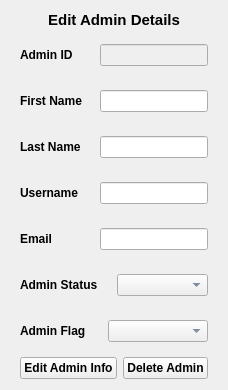
                           <widget class="QWidget" name="EditAdminWidget" native="true">
                            <property name="sizePolicy">
                             <sizepolicy hsizetype="MinimumExpanding" vsizetype="MinimumExpanding">
                              <horstretch>0</horstretch>
                              <verstretch>0</verstretch>
                             </sizepolicy>
                            </property>
                            <layout class="QVBoxLayout" name="verticalLayout_59">
                             <item>
                              <widget class="QLabel" name="label_35">
                               <property name="font">
                                <font>
                                 <pointsize>11</pointsize>
                                 <weight>75</weight>
                                 <bold>true</bold>
                                </font>
                               </property>
                               <property name="text">
                                <string>Edit Admin Details</string>
                               </property>
                               <property name="alignment">
                                <set>Qt::AlignCenter</set>
                               </property>
                              </widget>
                             </item>
                             <item>
                              <widget class="QWidget" name="widget_90" native="true">
                               <layout class="QHBoxLayout" name="horizontalLayout_74">
                                <item alignment="Qt::AlignLeft">
                                 <widget class="QLabel" name="label_41">
                                  <property name="font">
                                   <font>
                                    <weight>75</weight>
                                    <bold>true</bold>
                                   </font>
                                  </property>
                                  <property name="text">
                                   <string>Admin ID</string>
                                  </property>
                                  <property name="scaledContents">
                                   <bool>true</bool>
                                  </property>
                                 </widget>
                                </item>
                                <item>
                                 <widget class="QLineEdit" name="txtDashAdminID">
                                  <property name="enabled">
                                   <bool>false</bool>
                                  </property>
                                  <property name="sizePolicy">
                                   <sizepolicy hsizetype="Preferred" vsizetype="Preferred">
                                    <horstretch>0</horstretch>
                                    <verstretch>0</verstretch>
                                   </sizepolicy>
                                  </property>
                                  <property name="toolTip">
                                   <string>Admin ID</string>
                                  </property>
                                 </widget>
                                </item>
                               </layout>
                              </widget>
                             </item>
                             <item>
                              <widget class="QWidget" name="widget_101" native="true">
                               <layout class="QHBoxLayout" name="horizontalLayout_89">
                                <item alignment="Qt::AlignLeft">
                                 <widget class="QLabel" name="label_53">
                                  <property name="font">
                                   <font>
                                    <weight>75</weight>
                                    <bold>true</bold>
                                   </font>
                                  </property>
                                  <property name="text">
                                   <string>First Name</string>
                                  </property>
                                 </widget>
                                </item>
                                <item>
                                 <widget class="QLineEdit" name="txtDashAdminFname">
                                  <property name="sizePolicy">
                                   <sizepolicy hsizetype="Preferred" vsizetype="Preferred">
                                    <horstretch>0</horstretch>
                                    <verstretch>0</verstretch>
                                   </sizepolicy>
                                  </property>
                                 </widget>
                                </item>
                               </layout>
                              </widget>
                             </item>
                             <item>
                              <widget class="QWidget" name="widget_100" native="true">
                               <layout class="QHBoxLayout" name="horizontalLayout_86">
                                <item alignment="Qt::AlignLeft">
                                 <widget class="QLabel" name="label_50">
                                  <property name="font">
                                   <font>
                                    <weight>75</weight>
                                    <bold>true</bold>
                                   </font>
                                  </property>
                                  <property name="text">
                                   <string>Last Name</string>
                                  </property>
                                 </widget>
                                </item>
                                <item>
                                 <widget class="QLineEdit" name="txtDashAdminLname">
                                  <property name="sizePolicy">
                                   <sizepolicy hsizetype="Preferred" vsizetype="Preferred">
                                    <horstretch>0</horstretch>
                                    <verstretch>0</verstretch>
                                   </sizepolicy>
                                  </property>
                                 </widget>
                                </item>
                               </layout>
                              </widget>
                             </item>
                             <item>
                              <widget class="QWidget" name="widget_93" native="true">
                               <layout class="QHBoxLayout" name="horizontalLayout_83">
                                <item alignment="Qt::AlignLeft">
                                 <widget class="QLabel" name="label_47">
                                  <property name="font">
                                   <font>
                                    <weight>75</weight>
                                    <bold>true</bold>
                                   </font>
                                  </property>
                                  <property name="text">
                                   <string>Username</string>
                                  </property>
                                 </widget>
                                </item>
                                <item>
                                 <widget class="QLineEdit" name="txtDashAdminUsername">
                                  <property name="sizePolicy">
                                   <sizepolicy hsizetype="Preferred" vsizetype="Preferred">
                                    <horstretch>0</horstretch>
                                    <verstretch>0</verstretch>
                                   </sizepolicy>
                                  </property>
                                 </widget>
                                </item>
                               </layout>
                              </widget>
                             </item>
                             <item>
                              <widget class="QWidget" name="widget_92" native="true">
                               <layout class="QHBoxLayout" name="horizontalLayout_82">
                                <item alignment="Qt::AlignLeft">
                                 <widget class="QLabel" name="label_43">
                                  <property name="font">
                                   <font>
                                    <weight>75</weight>
                                    <bold>true</bold>
                                   </font>
                                  </property>
                                  <property name="text">
                                   <string>Email</string>
                                  </property>
                                 </widget>
                                </item>
                                <item>
                                 <widget class="QLineEdit" name="txtDashAdminEmail">
                                  <property name="sizePolicy">
                                   <sizepolicy hsizetype="Preferred" vsizetype="Preferred">
                                    <horstretch>0</horstretch>
                                    <verstretch>0</verstretch>
                                   </sizepolicy>
                                  </property>
                                 </widget>
                                </item>
                               </layout>
                              </widget>
                             </item>
                             <item>
                              <widget class="QWidget" name="widget_91" native="true">
                               <layout class="QHBoxLayout" name="horizontalLayout_75">
                                <item alignment="Qt::AlignLeft">
                                 <widget class="QLabel" name="label_42">
                                  <property name="font">
                                   <font>
                                    <weight>75</weight>
                                    <bold>true</bold>
                                   </font>
                                  </property>
                                  <property name="text">
                                   <string>Admin Status</string>
                                  </property>
                                 </widget>
                                </item>
                                <item>
                                 <widget class="QComboBox" name="txtDashAdminStatusCombo">
                                  <property name="sizePolicy">
                                   <sizepolicy hsizetype="Preferred" vsizetype="Preferred">
                                    <horstretch>0</horstretch>
                                    <verstretch>0</verstretch>
                                   </sizepolicy>
                                  </property>
                                  <property name="styleSheet">
                                   <string notr="true">color:#404d6f;</string>
                                  </property>
                                  <item>
                                   <property name="text">
                                    <string/>
                                   </property>
                                  </item>
                                  <item>
                                   <property name="text">
                                    <string>Active</string>
                                   </property>
                                  </item>
                                  <item>
                                   <property name="text">
                                    <string>In-Active</string>
                                   </property>
                                  </item>
                                 </widget>
                                </item>
                               </layout>
                              </widget>
                             </item>
                             <item>
                              <widget class="QWidget" name="widget_89" native="true">
                               <layout class="QHBoxLayout" name="horizontalLayout_73">
                                <item alignment="Qt::AlignLeft">
                                 <widget class="QLabel" name="label_38">
                                  <property name="font">
                                   <font>
                                    <weight>75</weight>
                                    <bold>true</bold>
                                   </font>
                                  </property>
                                  <property name="text">
                                   <string>Admin Flag</string>
                                  </property>
                                 </widget>
                                </item>
                                <item>
                                 <widget class="QComboBox" name="txtDashAdminFlagCombo">
                                  <property name="sizePolicy">
                                   <sizepolicy hsizetype="Preferred" vsizetype="Preferred">
                                    <horstretch>0</horstretch>
                                    <verstretch>0</verstretch>
                                   </sizepolicy>
                                  </property>
                                  <property name="styleSheet">
                                   <string notr="true">color:#404d6f;</string>
                                  </property>
                                  <item>
                                   <property name="text">
                                    <string/>
                                   </property>
                                  </item>
                                  <item>
                                   <property name="text">
                                    <string>Super Admin</string>
                                   </property>
                                  </item>
                                  <item>
                                   <property name="text">
                                    <string>Main Admin</string>
                                   </property>
                                  </item>
                                  <item>
                                   <property name="text">
                                    <string>Admin</string>
                                   </property>
                                  </item>
                                 </widget>
                                </item>
                               </layout>
                              </widget>
                             </item>
                             <item>
                              <widget class="QWidget" name="widget_102" native="true">
                               <layout class="QHBoxLayout" name="horizontalLayout_103">
                                <property name="topMargin">
                                 <number>0</number>
                                </property>
                                <property name="bottomMargin">
                                 <number>0</number>
                                </property>
                                <item>
                                 <widget class="QPushButton" name="editAdminInfoBtn">
                                  <property name="sizePolicy">
                                   <sizepolicy hsizetype="Minimum" vsizetype="Fixed">
                                    <horstretch>0</horstretch>
                                    <verstretch>0</verstretch>
                                   </sizepolicy>
                                  </property>
                                  <property name="font">
                                   <font>
                                    <weight>75</weight>
                                    <bold>true</bold>
                                   </font>
                                  </property>
                                  <property name="cursor">
                                   <cursorShape>PointingHandCursor</cursorShape>
                                  </property>
                                  <property name="toolTip">
                                   <string>Edit Admin Details</string>
                                  </property>
                                  <property name="text">
                                   <string>Edit Admin Info</string>
                                  </property>
                                 </widget>
                                </item>
                                <item>
                                 <widget class="QPushButton" name="deleteAdminInfoBtn">
                                  <property name="font">
                                   <font>
                                    <weight>75</weight>
                                    <bold>true</bold>
                                   </font>
                                  </property>
                                  <property name="cursor">
                                   <cursorShape>PointingHandCursor</cursorShape>
                                  </property>
                                  <property name="text">
                                   <string>Delete Admin</string>
                                  </property>
                                 </widget>
                                </item>
                               </layout>
                              </widget>
                             </item>
                            </layout>
                           </widget>
